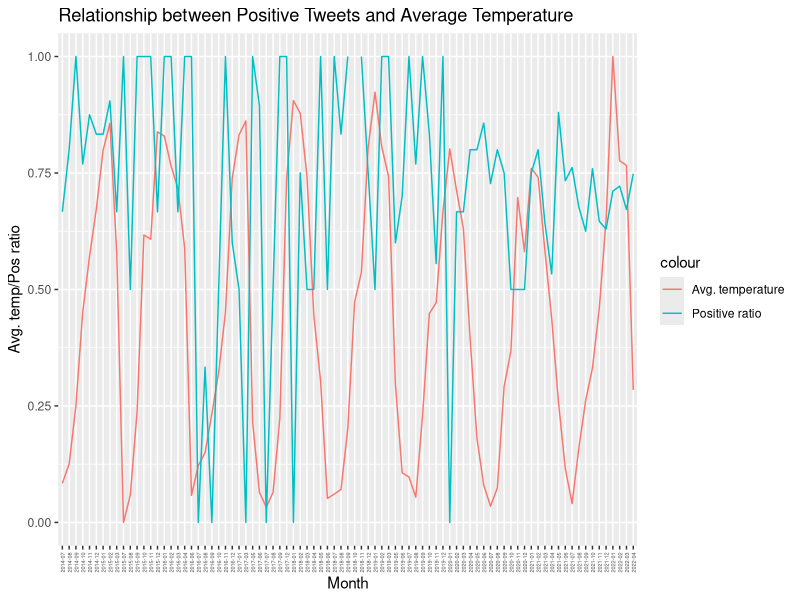
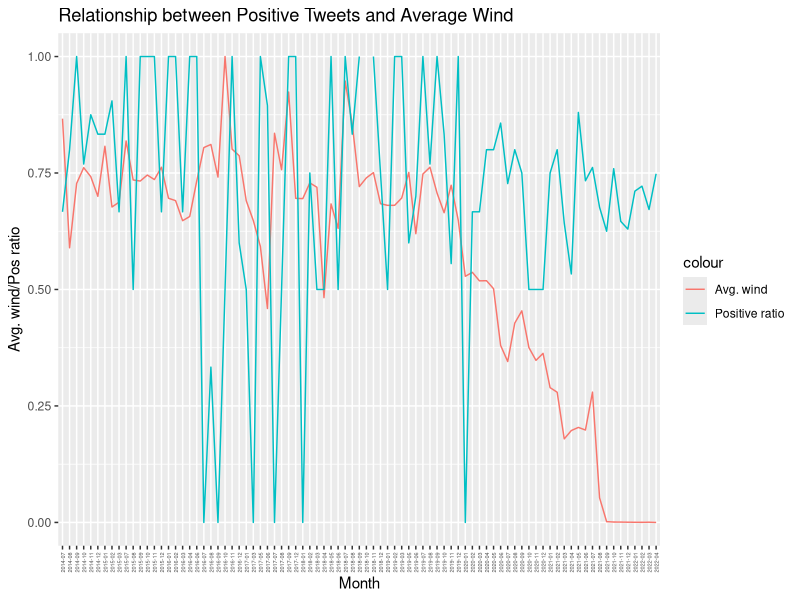
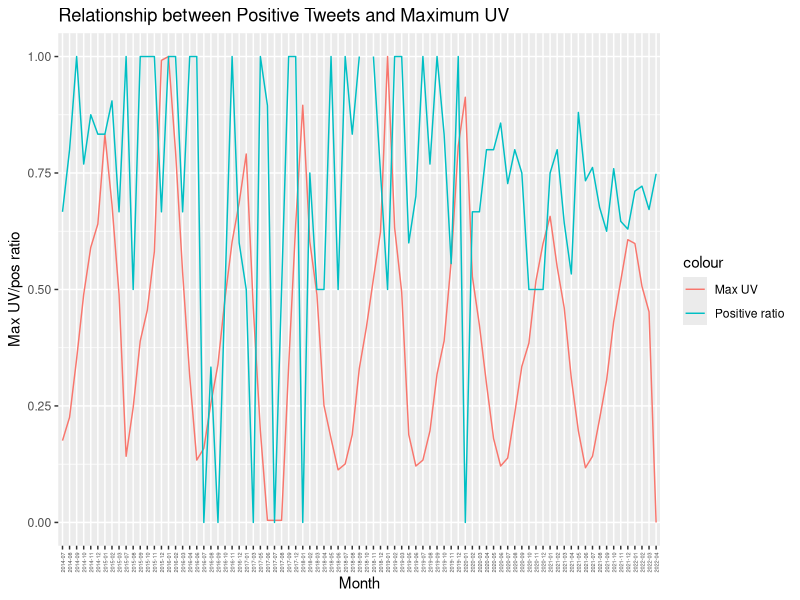
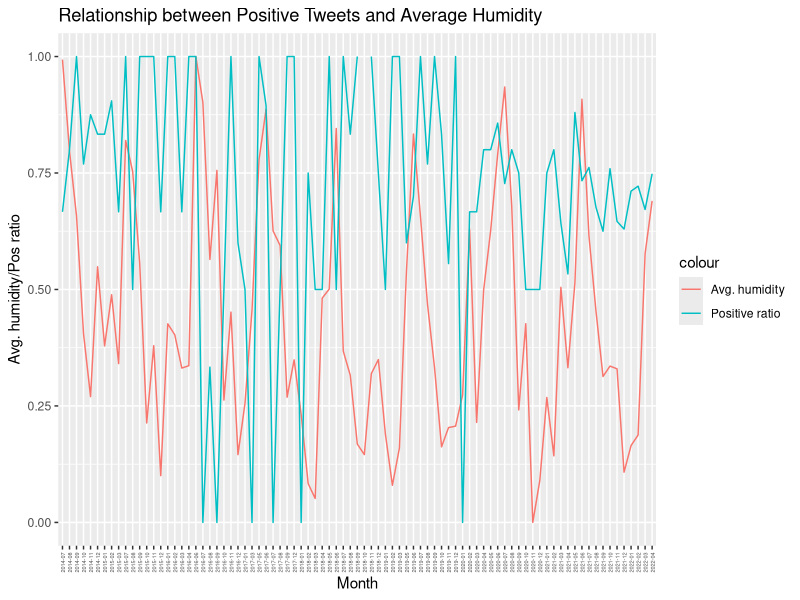
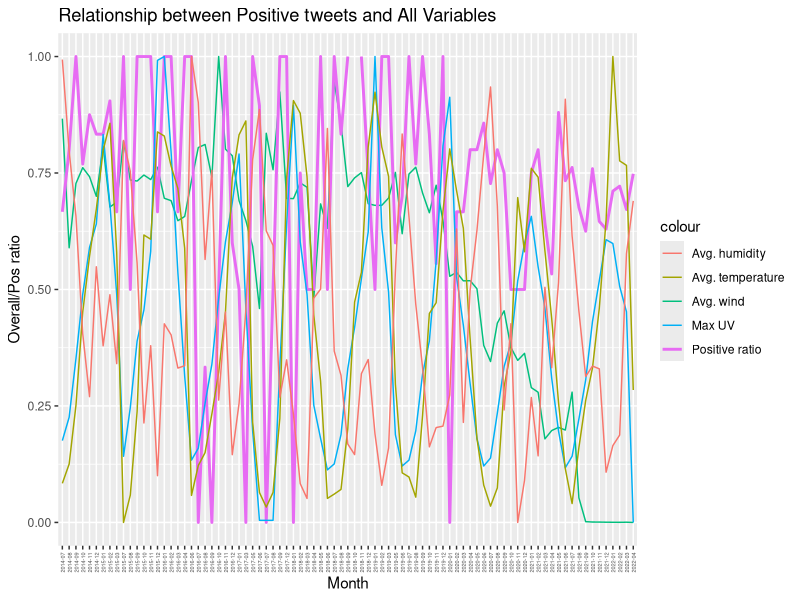

The R source for these figures, in order:
library(tidyverse)
library(ggplot2)
library(reshape2)

data <- read.csv('tweet_harvesting/output/weather_sent.csv', header = TRUE)
weather <- read.csv('tweet_harvesting/output/weather_past10years.csv', header = TRUE)
month_df <- as.data.frame(weather)
month_df$date <- format(as.Date(month_df$date), "%Y-%m")

agg_by_month <- do.call(data.frame, aggregate(. ~ date, month_df,FUN = function(x){ c(min = min(x), 
                                                                 avg = mean(x),
                                                                 max = max(x),
                                                                 sum = sum(x))}))
agg_by_month <- agg_by_month %>% select(date, temperature_min.min, temperature_avg.avg, 
                                        temperature_max.max, uv_max.max, rain_sum.sum,
                                        humidity_avg.avg, wind_max.max, wind_avg.avg)
colnames(agg_by_month) <- c("date", "temperature_min", "temperature_avg", "temperature_max",
                            "uv_max", "rain_sum", "humidity_avg", "wind_max", "wind_avg")
df <- merge(data, agg_by_month, by = c('date'))

mod <- glm(pos ~ .-neg - neu - date - total, 
           family = poisson, data = df)
summary(mod)
anova(mod, test="Chi")
mod1 <- step(mod, trace = FALSE)
summary(mod1)
anova(mod1, test = "Chi")
mod2 <- glm(pos ~ temperature_avg + uv_max + humidity_avg + wind_avg, 
           family = poisson, data = df)

exp(mod2$coef) / sum(exp(mod2$coef))


res_df <- df %>% select(date, temperature_avg, uv_max, humidity_avg, wind_avg, pos, total)

scaled.dat <- res_df[, -c(1)]
scaled.dat$ratio <- scaled.dat$pos / scaled.dat$total
scaled.dat$pos <- NULL
scaled.dat$total <- NULL
scaled.dat <- sapply(scaled.dat, function(x) (x - min(x, na.rm = T)) / (max(x, na.rm = T) - min(x, na.rm=T)))
scaled.dat <- as.data.frame(scaled.dat)
scaled.dat$date <- df$date

p_1 <- ggplot(scaled.dat, aes(date)) + 
    geom_line(aes(y = temperature_avg, colour = "Avg. temperature", group=1)) + 
    geom_line(aes(y = ratio, colour = "Positive ratio", group=1)) +
    theme(axis.text.x = element_text(angle = 90, vjust = 0.5, hjust=1, size=4)) +
    ggtitle("Relationship between Positive Tweets and Average Temperature") +
    xlab("Month") + ylab("Avg. temp/Pos ratio")
png("tweet_harvesting/output/weather_figures/tempavg_vs_ratio.png", 
        width = 7, height = 3, units = "in", res = 1200)
print(p_1)
dev.off()

p_2 <- ggplot(scaled.dat, aes(date)) + 
    geom_line(aes(y = wind_avg, colour = "Avg. wind", group=1)) + 
    geom_line(aes(y = ratio, colour = "Positive ratio", group=1)) +
    theme(axis.text.x = element_text(angle = 90, vjust = 0.5, hjust=1, size=4)) +
    ggtitle("Relationship between Positive Tweets and Average Wind") +
    xlab("Month") + ylab("Avg. wind/Pos ratio")
png("tweet_harvesting/output/weather_figures/windavg_vs_ratio.png", 
        width = 7, height = 3, units = "in", res = 1200)
print(p_2)
dev.off()

p_3 <- ggplot(scaled.dat, aes(date)) + 
    geom_line(aes(y = uv_max, colour = "Max UV", group=1)) + 
    geom_line(aes(y = ratio, colour = "Positive ratio", group=1)) +
    theme(axis.text.x = element_text(angle = 90, vjust = 0.5, hjust=1, size=4)) +
    ggtitle("Relationship between Positive Tweets and Maximum UV") +
    xlab("Month") + ylab("Max UV/pos ratio")
png("tweet_harvesting/output/weather_figures/uvmax_vs_ratio.png", 
        width = 7, height = 3, units = "in", res = 1200)
print(p_3)
dev.off()

p_4 <- ggplot(scaled.dat, aes(date)) + 
    geom_line(aes(y = humidity_avg, colour = "Avg. humidity", group=1)) + 
    geom_line(aes(y = ratio, colour = "Positive ratio", group=1)) + 
    theme(axis.text.x = element_text(angle = 90, vjust = 0.5, hjust=1, size=4)) +
    ggtitle("Relationship between Positive Tweets and Average Humidity") +
    xlab("Month") + ylab("Avg. humidity/Pos ratio")
png("tweet_harvesting/output/weather_figures/humidityavg_vs_ratio.png", 
        width = 7, height = 3, units = "in", res = 1200)
print(p_4)
dev.off()

p_5 <- ggplot(scaled.dat, aes(date)) + 
    geom_line(aes(y = wind_avg, colour = "Avg. wind", group=1)) + 
    geom_line(aes(y = ratio, colour = "Positive ratio", group=1), size = 1) +
    geom_line(aes(y = uv_max, colour = "Max UV", group=1)) +
    geom_line(aes(y = temperature_avg, colour = "Avg. temperature", group=1)) +
    geom_line(aes(y = humidity_avg, colour = "Avg. humidity", group=1)) +
    theme(axis.text.x = element_text(angle = 90, vjust = 0.5, hjust=1, size=4)) +
    ggtitle("Relationship between Positive tweets and All Variables") +
    xlab("Month") + ylab("Overall/Pos ratio")
png("tweet_harvesting/output/weather_figures/overall_vs_ratio.png", 
        width = 7, height = 3, units = "in", res = 1200)
print(p_5)
dev.off()
    
